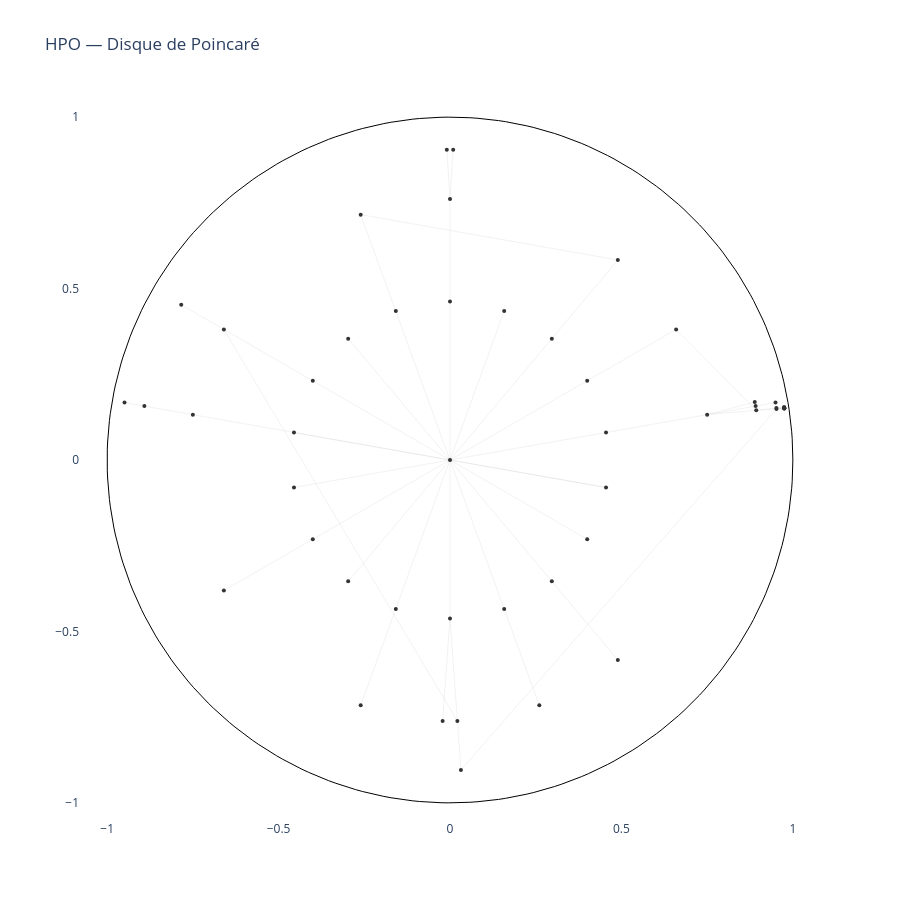

Notebook cell for this chart:
### Code cell
import plotly.graph_objects as go

def visualize_hpo_poincare(G: nx.DiGraph, coords: dict):
    
    fig = go.Figure()
    
    # --- Cercle unité (bord du disque) ---
    theta = np.linspace(0, 2*np.pi, 300)
    fig.add_trace(go.Scatter(
        x=np.cos(theta), y=np.sin(theta),
        mode='lines', line=dict(color='black', width=1),
        showlegend=False, hoverinfo='none'
    ))
    
    # --- Arêtes du DAG de fond (gris clair) ---
    for u, v in G.edges():
        if u in coords and v in coords:
            # Géodésique = arc de cercle dans le disque de Poincaré
            # Approximation: ligne droite (suffisant à cette échelle)
            x0, y0 = coords[u]
            x1, y1 = coords[v]
            fig.add_trace(go.Scatter(
                x=[x0, x1], y=[y0, y1],
                mode='lines',
                line=dict(color='lightgray', width=0.3),
                showlegend=False, hoverinfo='none'
            ))
    
    
    # --- Nœuds HPO (neutres, par-dessus) ---
    node_x = [coords[n][0] for n in G.nodes() if n in coords]
    node_y = [coords[n][1] for n in G.nodes() if n in coords]
    node_labels = [G.nodes[n].get('label', n) for n in G.nodes() if n in coords]
    
    fig.add_trace(go.Scatter(
        x=node_x, y=node_y,
        mode='markers',
        marker=dict(size=4, color='#333333'),
        text=node_labels,
        hovertemplate='%{text}<extra></extra>',
        showlegend=False
    ))
    
    fig.update_layout(
        title="HPO — Disque de Poincaré",
        width=900, height=900,
        xaxis=dict(range=[-1.05, 1.05], scaleanchor='y', showgrid=False),
        yaxis=dict(range=[-1.05, 1.05], showgrid=False),
        plot_bgcolor='white',
        legend=dict(itemclick='toggle', itemdoubleclick='toggleothers')
    )
    
    return fig

visualize_hpo_poincare(G, coord)

### Figure 1 — Plotly figure (JSON) as saved in the notebook; plotly's stock layout.template omitted (floating-point values rounded to 4 significant figures; data arrays with more than 128 entries replaced by an {"elided": "..."} marker saying what was removed)
{"data": [{"hoverinfo": "none", "line": {"color": "black", "width": 1}, "mode": "lines", "showlegend": false, "type": "scatter", "x": {"elided": "300 float values"}, "y": {"elided": "300 float values"}}, {"hoverinfo": "none", "line": {"color": "lightgray", "width": 0.3}, "mode": "lines", "showlegend": false, "type": "scatter", "x": [0.4551, 0], "y": [0.08025, 0]}, {"hoverinfo": "none", "line": {"color": "lightgray", "width": 0.3}, "mode": "lines", "showlegend": false, "type": "scatter", "x": [0.4002, 0], "y": [0.2311, 0]}, {"hoverinfo": "none", "line": {"color": "lightgray", "width": 0.3}, "mode": "lines", "showlegend": false, "type": "scatter", "x": [0.75, 0.4551], "y": [0.1322, 0.08025]}, {"hoverinfo": "none", "line": {"color": "lightgray", "width": 0.3}, "mode": "lines", "showlegend": false, "type": "scatter", "x": [0.297, 0], "y": [0.354, 0]}, {"hoverinfo": "none", "line": {"color": "lightgray", "width": 0.3}, "mode": "lines", "showlegend": false, "type": "scatter", "x": [0.1581, 0], "y": [0.4342, 0]}, {"hoverinfo": "none", "line": {"color": "lightgray", "width": 0.3}, "mode": "lines", "showlegend": false, "type": "scatter", "x": [2.83e-17, 0], "y": [0.4621, 0]}, {"hoverinfo": "none", "line": {"color": "lightgray", "width": 0.3}, "mode": "lines", "showlegend": false, "type": "scatter", "x": [-0.1581, 0], "y": [0.4342, 0]}, {"hoverinfo": "none", "line": {"color": "lightgray", "width": 0.3}, "mode": "lines", "showlegend": false, "type": "scatter", "x": [4.663e-17, 2.83e-17], "y": [0.7616, 0.4621]}, {"hoverinfo": "none", "line": {"color": "lightgray", "width": 0.3}, "mode": "lines", "showlegend": false, "type": "scatter", "x": [-0.297, 0], "y": [0.354, 0]}, {"hoverinfo": "none", "line": {"color": "lightgray", "width": 0.3}, "mode": "lines", "showlegend": false, "type": "scatter", "x": [-0.4002, 0], "y": [0.2311, 0]}, {"hoverinfo": "none", "line": {"color": "lightgray", "width": 0.3}, "mode": "lines", "showlegend": false, "type": "scatter", "x": [-0.4551, 0], "y": [0.08025, 0]}, {"hoverinfo": "none", "line": {"color": "lightgray", "width": 0.3}, "mode": "lines", "showlegend": false, "type": "scatter", "x": [-0.6596, -0.4002], "y": [0.3808, 0.2311]}, {"hoverinfo": "none", "line": {"color": "lightgray", "width": 0.3}, "mode": "lines", "showlegend": false, "type": "scatter", "x": [-0.4551, 0], "y": [-0.08025, 0]}, {"hoverinfo": "none", "line": {"color": "lightgray", "width": 0.3}, "mode": "lines", "showlegend": false, "type": "scatter", "x": [-0.4002, 0], "y": [-0.2311, 0]}, {"hoverinfo": "none", "line": {"color": "lightgray", "width": 0.3}, "mode": "lines", "showlegend": false, "type": "scatter", "x": [-0.297, 0], "y": [-0.354, 0]}, {"hoverinfo": "none", "line": {"color": "lightgray", "width": 0.3}, "mode": "lines", "showlegend": false, "type": "scatter", "x": [0.8932, 0.75], "y": [0.1449, 0.1322]}, {"hoverinfo": "none", "line": {"color": "lightgray", "width": 0.3}, "mode": "lines", "showlegend": false, "type": "scatter", "x": [0.8932, 0.6596], "y": [0.1449, 0.3808]}, {"hoverinfo": "none", "line": {"color": "lightgray", "width": 0.3}, "mode": "lines", "showlegend": false, "type": "scatter", "x": [-0.2605, -0.1581], "y": [0.7157, 0.4342]}, {"hoverinfo": "none", "line": {"color": "lightgray", "width": 0.3}, "mode": "lines", "showlegend": false, "type": "scatter", "x": [-0.1581, 0], "y": [-0.4342, 0]}, {"hoverinfo": "none", "line": {"color": "lightgray", "width": 0.3}, "mode": "lines", "showlegend": false, "type": "scatter", "x": [0.9522, 0.8932], "y": [0.149, 0.1449]}, {"hoverinfo": "none", "line": {"color": "lightgray", "width": 0.3}, "mode": "lines", "showlegend": false, "type": "scatter", "x": [-0.7839, -0.6596], "y": [0.4526, 0.3808]}, {"hoverinfo": "none", "line": {"color": "lightgray", "width": 0.3}, "mode": "lines", "showlegend": false, "type": "scatter", "x": [0.975, 0.9522], "y": [0.1502, 0.149]}, {"hoverinfo": "none", "line": {"color": "lightgray", "width": 0.3}, "mode": "lines", "showlegend": false, "type": "scatter", "x": [-8.489e-17, 0], "y": [-0.4621, 0]}, {"hoverinfo": "none", "line": {"color": "lightgray", "width": 0.3}, "mode": "lines", "showlegend": false, "type": "scatter", "x": [0.9749, 0.9522], "y": [0.1504, 0.149]}, {"hoverinfo": "none", "line": {"color": "lightgray", "width": 0.3}, "mode": "lines", "showlegend": false, "type": "scatter", "x": [0.9519, 0.8932], "y": [0.1514, 0.1449]}, {"hoverinfo": "none", "line": {"color": "lightgray", "width": 0.3}, "mode": "lines", "showlegend": false, "type": "scatter", "x": [0.9745, 0.9519], "y": [0.1536, 0.1514]}, {"hoverinfo": "none", "line": {"color": "lightgray", "width": 0.3}, "mode": "lines", "showlegend": false, "type": "scatter", "x": [0.9744, 0.9519], "y": [0.1541, 0.1514]}, {"hoverinfo": "none", "line": {"color": "lightgray", "width": 0.3}, "mode": "lines", "showlegend": false, "type": "scatter", "x": [0.9749, 0.9522], "y": [0.1506, 0.149]}, {"hoverinfo": "none", "line": {"color": "lightgray", "width": 0.3}, "mode": "lines", "showlegend": false, "type": "scatter", "x": [0.1581, 0], "y": [-0.4342, 0]}, {"hoverinfo": "none", "line": {"color": "lightgray", "width": 0.3}, "mode": "lines", "showlegend": false, "type": "scatter", "x": [-0.2605, -0.1581], "y": [-0.7157, -0.4342]}, {"hoverinfo": "none", "line": {"color": "lightgray", "width": 0.3}, "mode": "lines", "showlegend": false, "type": "scatter", "x": [0.8914, 0.75], "y": [0.1572, 0.1322]}, {"hoverinfo": "none", "line": {"color": "lightgray", "width": 0.3}, "mode": "lines", "showlegend": false, "type": "scatter", "x": [-0.02153, -8.489e-17], "y": [-0.761, -0.4621]}, {"hoverinfo": "none", "line": {"color": "lightgray", "width": 0.3}, "mode": "lines", "showlegend": false, "type": "scatter", "x": [0.297, 0], "y": [-0.354, 0]}, {"hoverinfo": "none", "line": {"color": "lightgray", "width": 0.3}, "mode": "lines", "showlegend": false, "type": "scatter", "x": [0.4895, -0.2605], "y": [0.5834, 0.7157]}, {"hoverinfo": "none", "line": {"color": "lightgray", "width": 0.3}, "mode": "lines", "showlegend": false, "type": "scatter", "x": [0.4895, 0.297], "y": [0.5834, 0.354]}, {"hoverinfo": "none", "line": {"color": "lightgray", "width": 0.3}, "mode": "lines", "showlegend": false, "type": "scatter", "x": [0.009268, 4.663e-17], "y": [0.905, 0.7616]}, {"hoverinfo": "none", "line": {"color": "lightgray", "width": 0.3}, "mode": "lines", "showlegend": false, "type": "scatter", "x": [0.02153, -0.6596], "y": [-0.761, 0.3808]}, {"hoverinfo": "none", "line": {"color": "lightgray", "width": 0.3}, "mode": "lines", "showlegend": false, "type": "scatter", "x": [0.02153, -8.489e-17], "y": [-0.761, -0.4621]}, {"hoverinfo": "none", "line": {"color": "lightgray", "width": 0.3}, "mode": "lines", "showlegend": false, "type": "scatter", "x": [-0.75, -0.4551], "y": [0.1322, 0.08025]}, {"hoverinfo": "none", "line": {"color": "lightgray", "width": 0.3}, "mode": "lines", "showlegend": false, "type": "scatter", "x": [0.4002, 0], "y": [-0.2311, 0]}, {"hoverinfo": "none", "line": {"color": "lightgray", "width": 0.3}, "mode": "lines", "showlegend": false, "type": "scatter", "x": [0.03186, 0.9522], "y": [-0.9044, 0.149]}, {"hoverinfo": "none", "line": {"color": "lightgray", "width": 0.3}, "mode": "lines", "showlegend": false, "type": "scatter", "x": [0.03186, 0.02153], "y": [-0.9044, -0.761]}, {"hoverinfo": "none", "line": {"color": "lightgray", "width": 0.3}, "mode": "lines", "showlegend": false, "type": "scatter", "x": [0.2605, 0.1581], "y": [-0.7157, -0.4342]}, {"hoverinfo": "none", "line": {"color": "lightgray", "width": 0.3}, "mode": "lines", "showlegend": false, "type": "scatter", "x": [0.9494, 0.8914], "y": [0.1674, 0.1572]}, {"hoverinfo": "none", "line": {"color": "lightgray", "width": 0.3}, "mode": "lines", "showlegend": false, "type": "scatter", "x": [0.9749, 0.9522], "y": [0.1508, 0.149]}, {"hoverinfo": "none", "line": {"color": "lightgray", "width": 0.3}, "mode": "lines", "showlegend": false, "type": "scatter", "x": [0.8889, 0.75], "y": [0.1693, 0.1322]}, {"hoverinfo": "none", "line": {"color": "lightgray", "width": 0.3}, "mode": "lines", "showlegend": false, "type": "scatter", "x": [0.6596, 0.4002], "y": [0.3808, 0.2311]}, {"hoverinfo": "none", "line": {"color": "lightgray", "width": 0.3}, "mode": "lines", "showlegend": false, "type": "scatter", "x": [-0.8914, -0.75], "y": [0.1572, 0.1322]}, {"hoverinfo": "none", "line": {"color": "lightgray", "width": 0.3}, "mode": "lines", "showlegend": false, "type": "scatter", "x": [-0.009268, 4.663e-17], "y": [0.905, 0.7616]}, {"hoverinfo": "none", "line": {"color": "lightgray", "width": 0.3}, "mode": "lines", "showlegend": false, "type": "scatter", "x": [-0.6596, -0.4002], "y": [-0.3808, -0.2311]}, {"hoverinfo": "none", "line": {"color": "lightgray", "width": 0.3}, "mode": "lines", "showlegend": false, "type": "scatter", "x": [0.4895, 0.297], "y": [-0.5834, -0.354]}, {"hoverinfo": "none", "line": {"color": "lightgray", "width": 0.3}, "mode": "lines", "showlegend": false, "type": "scatter", "x": [-0.9494, -0.8914], "y": [0.1674, 0.1572]}, {"hoverinfo": "none", "line": {"color": "lightgray", "width": 0.3}, "mode": "lines", "showlegend": false, "type": "scatter", "x": [0.4551, -0.4551], "y": [-0.08025, 0.08025]}, {"hoverinfo": "none", "line": {"color": "lightgray", "width": 0.3}, "mode": "lines", "showlegend": false, "type": "scatter", "x": [0.4551, 0], "y": [-0.08025, 0]}, {"hovertemplate": "%{text}<extra></extra>", "marker": {"color": "#333333", "size": 4}, "mode": "markers", "showlegend": false, "text": ["HP:0000001", "HP:0000002", "HP:0000003", "HP:0000004", "HP:0000005", "HP:0000006", "HP:0000007", "HP:0000008", "HP:0000009", "HP:0000010", "HP:0000011", "HP:0000012", "HP:0000013", "HP:0000014", "HP:0000015", "HP:0000016", "HP:0000017", "HP:0000018", "HP:0000019", "HP:0000020", "HP:0000021", "HP:0000022", "HP:0000023", "HP:0000024", "HP:0000025", "HP:0000026", "HP:0000027", "HP:0000028", "HP:0000029", "HP:0000030", "HP:0000031", "HP:0000032", "HP:0000033", "HP:0000034", "HP:0000035", "HP:0000036", "HP:0000037", "HP:0000038", "HP:0000039", "HP:0000040", "HP:0000041", "HP:0000042", "HP:0000043", "HP:0000044", "HP:0000045", "HP:0000046", "HP:0000047", "HP:0000048", "HP:0000049", "HP:0000050"], "type": "scatter", "x": [0, 0.4551, 0.4002, 0.75, 0.297, 0.1581, 2.83e-17, -0.1581, 4.663e-17, -0.297, -0.4002, -0.4551, -0.6596, -0.4551, -0.4002, -0.297, 0.8932, -0.2605, -0.1581, 0.9522, -0.7839, 0.975, -8.489e-17, 0.9749, 0.9519, 0.9745, 0.9744, 0.9749, 0.1581, -0.2605, 0.8914, -0.02153, 0.297, 0.4895, 0.009268, 0.02153, -0.75, 0.4002, 0.03186, 0.2605, 0.9494, 0.9749, 0.8889, 0.6596, -0.8914, -0.009268, -0.6596, 0.4895, -0.9494, 0.4551], "y": [0, 0.08025, 0.2311, 0.1322, 0.354, 0.4342, 0.4621, 0.4342, 0.7616, 0.354, 0.2311, 0.08025, 0.3808, -0.08025, -0.2311, -0.354, 0.1449, 0.7157, -0.4342, 0.149, 0.4526, 0.1502, -0.4621, 0.1504, 0.1514, 0.1536, 0.1541, 0.1506, -0.4342, -0.7157, 0.1572, -0.761, -0.354, 0.5834, 0.905, -0.761, 0.1322, -0.2311, -0.9044, -0.7157, 0.1674, 0.1508, 0.1693, 0.3808, 0.1572, 0.905, -0.3808, -0.5834, 0.1674, -0.08025]}], "layout": {"height": 900, "legend": {"itemclick": "toggle", "itemdoubleclick": "toggleothers"}, "plot_bgcolor": "white", "title": {"text": "HPO — Disque de Poincaré"}, "width": 900, "xaxis": {"range": [-1.05, 1.05], "scaleanchor": "y", "showgrid": false}, "yaxis": {"range": [-1.05, 1.05], "showgrid": false}}}
